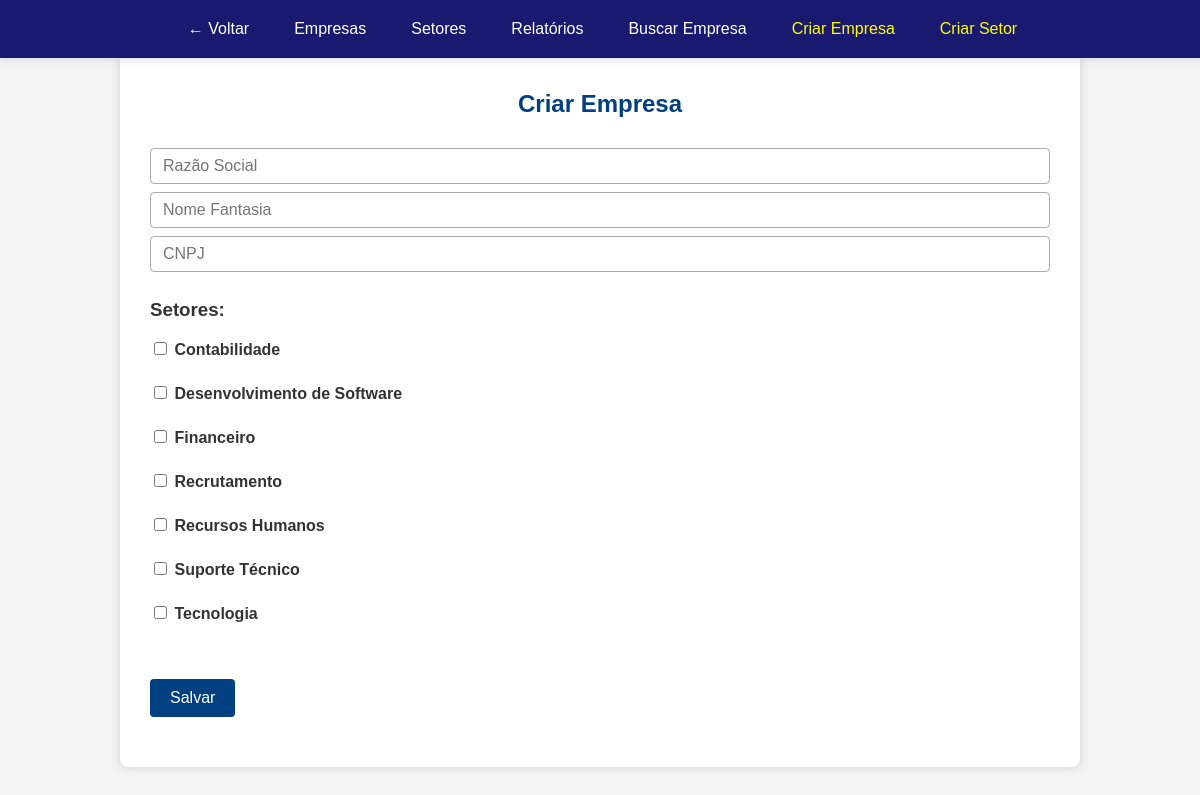
The page /empresa/create on the database its author committed.
### tables this page shows
CREATE TABLE `setor` (
  `id` int(10) UNSIGNED NOT NULL,
  `descricao` longtext NOT NULL,
  `setor_pai_id` int(10) UNSIGNED DEFAULT NULL
);

### controllers/EmpresaController.php (called while the page is built, shortened)
<?php
$db = (new Database())->getConnection();
require_once 'models/EmpresaModel.php';
class EmpresaController {
    private $model;
    public function __construct($db) {
        $this->model = new EmpresaModel($db);
    }
    public function create() {
        require_once 'models/SetorModel.php';
        $setorModel = new SetorModel($this->model->getConnection());
        $setores = $setorModel->getAll();
        require 'views/empresa/create.php';
    }
}

### index.php (called while the page is built, shortened)
<?php
$dbClass = new Database();
$db = $dbClass->getConnection();
$request = $_SERVER['REQUEST_URI'];
$request = parse_url($request, PHP_URL_PATH);
$basePath = '/projetoathia';
if (strpos($request, $basePath) === 0) {
    $request = substr($request, strlen($basePath));
}
$request = trim($request, '/');
$parts = explode('/', $request);
$action = $parts[1] ?? 'index';
$params = array_slice($parts, 2);
$controller = new $controllerName($db);
call_user_func_array([$controller, $action], $params);

### models/EmpresaModel.php (called while the page is built, shortened)
<?php
class EmpresaModel {
    public function getConnection() {
        return $this->conn;
    }
    public function __construct($db) {
        $this->conn = $db;
    }
}

### models/SetorModel.php (called while the page is built, shortened)
<?php
class SetorModel {
    private $conn;
    public function __construct($db) {
        $this->conn = $db;
    }
    public function getAll() {
        $sql = "SELECT * FROM setor ORDER BY descricao";
        return $this->conn->query($sql)->fetchAll(PDO::FETCH_ASSOC);
    }
}

### views/empresa/create.php (the view, shortened to what this page needs)
<!DOCTYPE html>
<html>
<head>
        <link rel="stylesheet" href="<?= BASE_URL ?>/public/css/style.css" />
</head>
<body>
    <?php include BASE_PATH . 'public/components/menu.php'; ?>
    <section class="container">
        <h1>Criar Empresa</h1>
        <form method="POST" action="<?= BASE_URL ?>/empresa/store">
            <input type="text" name="razao_social" placeholder="Razão Social"><br>
            <input type="text" name="nome_fantasia" placeholder="Nome Fantasia"><br>
            <input type="text" name="cnpj" placeholder="CNPJ"><br>
            <h3>Setores:</h3>
            <?php foreach ($setores as $setor): ?>
                <label>
                    <input type="checkbox" name="setores[]" value="<?= $setor['id'] ?>">
                    <?= $setor['descricao'] ?>
                </label><br>
            <?php endforeach; ?>
            <button type="submit">Salvar</button>
        </form>
    </section>
</body>
</html>

### public/css/style.css (style rules this page uses)
body { font-family: Arial, sans-serif; margin: 30px; background: #f5f5f5; color: #333; }
.container { max-width: 900px; background: white; padding: 20px 30px; border-radius: 8px; box-shadow: 0 0 10px #ccc; margin:50px auto; }
h1 { text-align: center; margin-bottom: 30px; color: #004080; }
form { margin-bottom: 30px; }
label { display: block; font-weight: bold; margin-bottom: 6px; }
input[type="text"], select { width: 100%; padding: 8px 12px; font-size: 16px; border: 1px solid #aaa; border-radius: 4px; box-sizing: border-box; transition: border-color 0.2s; margin-bottom: 0.5em; }
button { background-color: #004080; color: white; padding: 10px 20px; border: none; font-size: 16px; cursor: pointer; border-radius: 4px; transition: background-color 0.2s; margin: 2em 0 0 0; }

### rows shown on the page
setor: descricao "Contabilidade"
setor: descricao "Desenvolvimento de Software"
setor: descricao "Financeiro"
setor: descricao "Recrutamento"
setor: descricao "Recursos Humanos"
setor: descricao "Suporte Técnico"
setor: descricao "Tecnologia"
